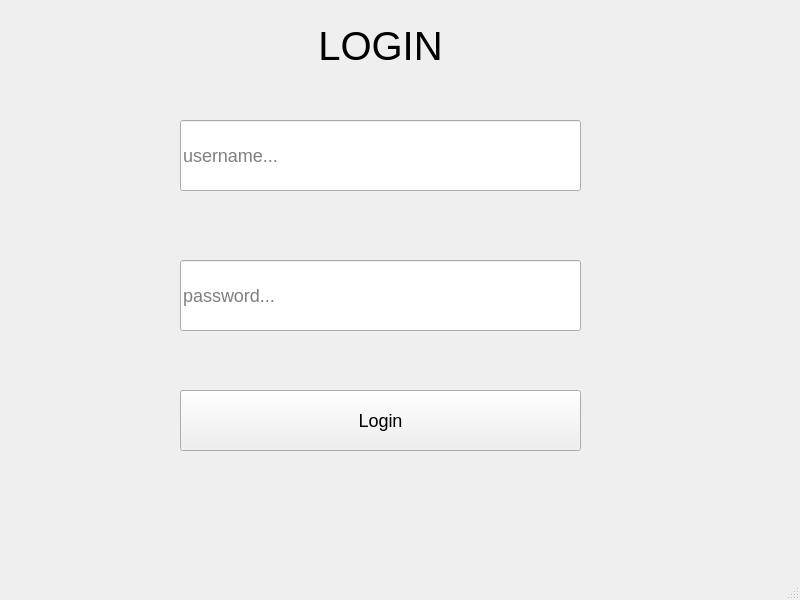
<?xml version="1.0" encoding="UTF-8"?>
<ui version="4.0">
 <class>MainWindow</class>
 <widget class="QMainWindow" name="MainWindow">
  <property name="geometry">
   <rect>
    <x>0</x>
    <y>0</y>
    <width>800</width>
    <height>600</height>
   </rect>
  </property>
  <property name="windowTitle">
   <string>MainWindow</string>
  </property>
  <property name="styleSheet">
   <string notr="true">#title{font-size: 40px}
#usLineEdit, #pwdLineEdit, #loginBtn{font-size: 18px}
#usError, #pwdError {font-size: 10px; color: red}
#successMsg {font-size: 10px; color: green}</string>
  </property>
  <widget class="QWidget" name="centralwidget">
   <widget class="QLineEdit" name="usLineEdit">
    <property name="geometry">
     <rect>
      <x>180</x>
      <y>120</y>
      <width>401</width>
      <height>71</height>
     </rect>
    </property>
    <property name="placeholderText">
     <string>username...</string>
    </property>
   </widget>
   <widget class="QLineEdit" name="pwdLineEdit">
    <property name="geometry">
     <rect>
      <x>180</x>
      <y>260</y>
      <width>401</width>
      <height>71</height>
     </rect>
    </property>
    <property name="echoMode">
     <enum>QLineEdit::Password</enum>
    </property>
    <property name="placeholderText">
     <string>password...</string>
    </property>
   </widget>
   <widget class="QPushButton" name="loginBtn">
    <property name="geometry">
     <rect>
      <x>180</x>
      <y>390</y>
      <width>401</width>
      <height>61</height>
     </rect>
    </property>
    <property name="text">
     <string>Login</string>
    </property>
   </widget>
   <widget class="QLabel" name="successMsg">
    <property name="geometry">
     <rect>
      <x>180</x>
      <y>460</y>
      <width>401</width>
      <height>31</height>
     </rect>
    </property>
    <property name="text">
     <string/>
    </property>
   </widget>
   <widget class="QLabel" name="pwdError">
    <property name="geometry">
     <rect>
      <x>180</x>
      <y>330</y>
      <width>401</width>
      <height>31</height>
     </rect>
    </property>
    <property name="text">
     <string/>
    </property>
   </widget>
   <widget class="QLabel" name="usError">
    <property name="geometry">
     <rect>
      <x>180</x>
      <y>190</y>
      <width>401</width>
      <height>31</height>
     </rect>
    </property>
    <property name="text">
     <string/>
    </property>
   </widget>
   <widget class="QLabel" name="title">
    <property name="geometry">
     <rect>
      <x>180</x>
      <y>30</y>
      <width>401</width>
      <height>31</height>
     </rect>
    </property>
    <property name="text">
     <string>LOGIN</string>
    </property>
    <property name="alignment">
     <set>Qt::AlignCenter</set>
    </property>
   </widget>
  </widget>
  <widget class="QMenuBar" name="menubar">
   <property name="geometry">
    <rect>
     <x>0</x>
     <y>0</y>
     <width>800</width>
     <height>21</height>
    </rect>
   </property>
  </widget>
  <widget class="QStatusBar" name="statusbar"/>
 </widget>
 <resources/>
 <connections/>
</ui>
